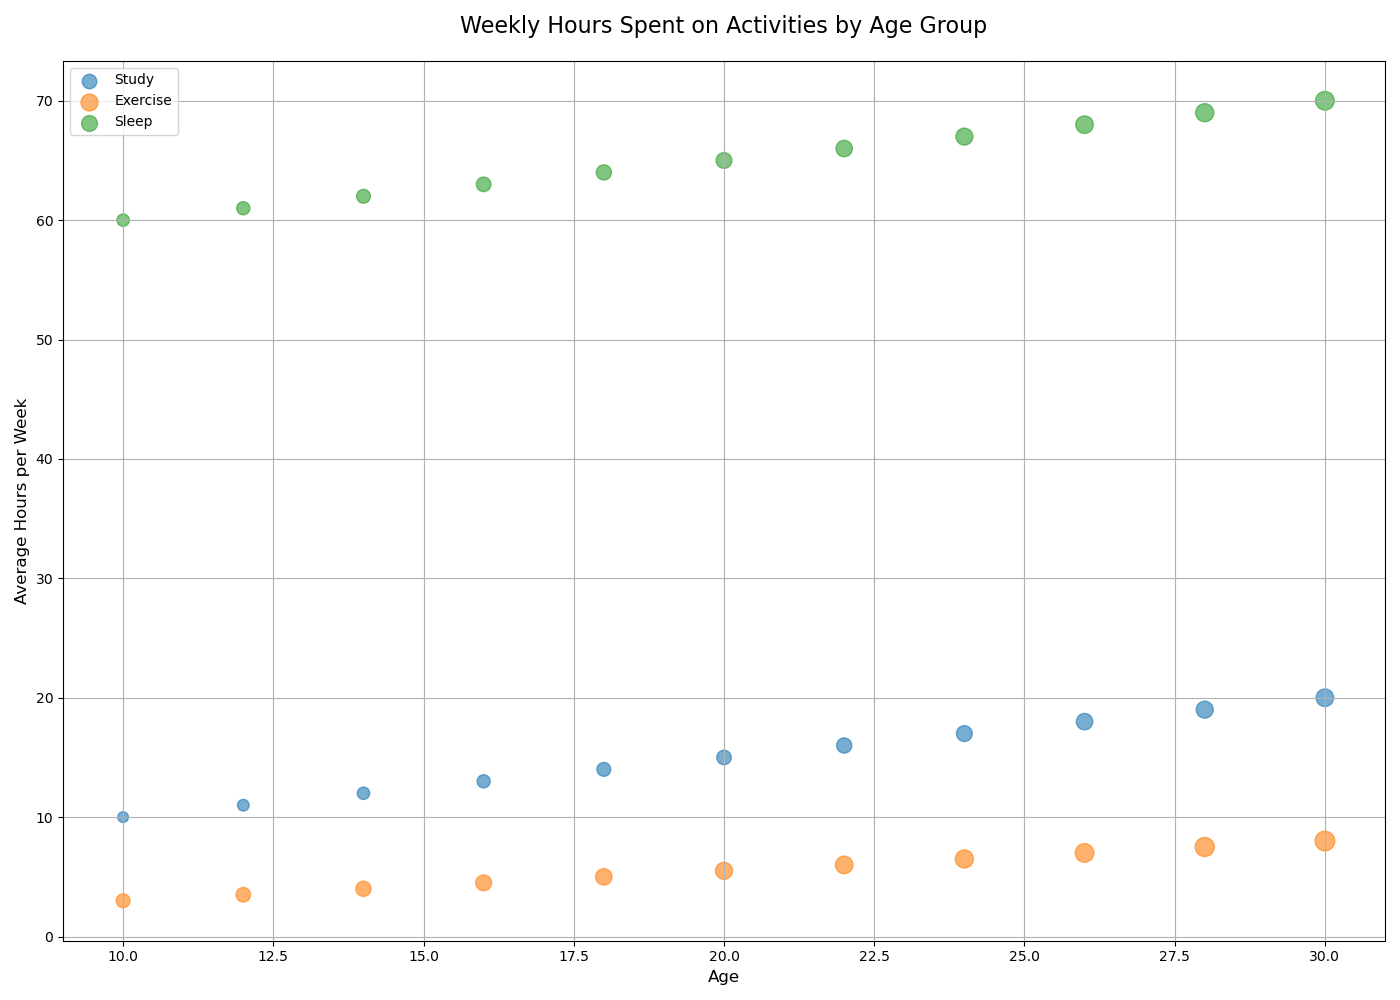

Here is the Python script that generated this plot:

import matplotlib.pyplot as plt

# Data
ages = [10, 12, 14, 16, 18, 20, 22, 24, 26, 28, 30]
weekly_study_hours = [10, 11, 12, 13, 14, 15, 16, 17, 18, 19, 20]
study_participants = [30, 35, 40, 45, 50, 55, 60, 65, 70, 75, 80]
weekly_exercise_hours = [3, 3.5, 4, 4.5, 5, 5.5, 6, 6.5, 7, 7.5, 8]
exercise_participants = [50, 55, 60, 65, 70, 75, 80, 85, 90, 95, 100]
weekly_sleep_hours = [60, 61, 62, 63, 64, 65, 66, 67, 68, 69, 70]
sleep_participants = [40, 45, 50, 55, 60, 65, 70, 75, 80, 85, 90]

# Create a bubble chart
plt.figure(figsize=(14, 10))  # Adjust the width and height

plt.scatter(ages, weekly_study_hours, s=[i * 2 for i in study_participants], c='#1f77b4', alpha=0.6, label='Study')
plt.scatter(ages, weekly_exercise_hours, s=[i * 2 for i in exercise_participants], c='#ff7f0e', alpha=0.6, label='Exercise')
plt.scatter(ages, weekly_sleep_hours, s=[i * 2 for i in sleep_participants], c='#2ca02c', alpha=0.6, label='Sleep')

# Customize the plot
plt.title('Weekly Hours Spent on Activities by Age Group', fontsize=16, pad=20)
plt.xlabel('Age', fontsize=12)
plt.ylabel('Average Hours per Week', fontsize=12)
plt.legend(loc='upper left')
plt.grid(True)
plt.tight_layout()

# Show the plot
plt.show()
